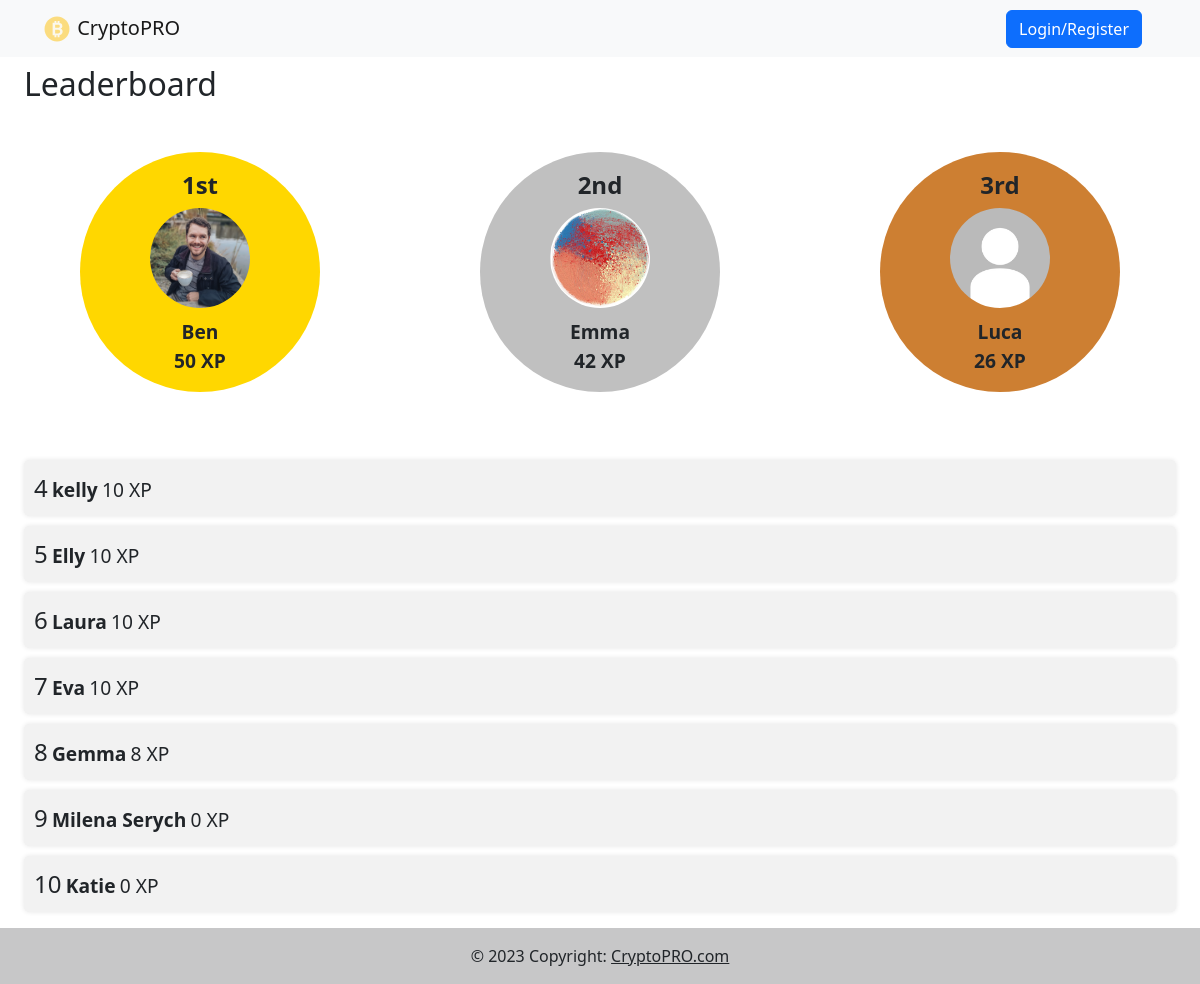
Page /results/leaderboard/ on the committed database.
### results/models.py (models this page shows, shortened)
class Leaderboard(models.Model):
    user = models.OneToOneField(User, on_delete=models.CASCADE)
    score_of_progress = models.IntegerField(default=0)

### users/models.py (models this page shows, shortened)
class Profile(models.Model):
    user = models.OneToOneField(User, on_delete=models.CASCADE, null=True, blank=True)
    name = models.CharField(max_length=200, blank=True, null=True)
    email = models.EmailField(max_length=500, blank=True, null=True)
    username = models.CharField(max_length=200, blank=True, null=True)
    profile_image = models.ImageField(null=True, blank=True, upload_to='profiles/', default="profiles/defaultprofile.jpeg")
    created = models.DateTimeField(auto_now_add=True)
    points_of_progress = models.IntegerField(default=0)
    current_module = models.CharField(max_length=200, blank=True, null=True)
    current_quiz = models.CharField(max_length=200, blank=True, null=True)
    modules_completed = models.IntegerField(default=0)
    id = models.UUIDField(default=uuid.uuid4, unique=True, primary_key=True, editable=False)

### results/views.py (the view)
# urls.py: path('leaderboard/', leaderboard, name='leaderboard'),
def leaderboard(request):
    leaderboard_data = Leaderboard.objects.order_by('-score_of_progress')[:10]
    return render(request, 'quizes/leaderboard.html', {'leaderboard_data': leaderboard_data})

### quizes/templates/quizes/leaderboard.html (shortened to what this page needs)
{% extends "main.html" %}
{% load static %}
{% block content %}
<h2 class="ml-4 mb-5 mt-2">Leaderboard</h2>
<div class="podium">
  <div class="podium-item  gold mb-5 {% if user.is_authenticated and leaderboard_data.0 and user == leaderboard_data.0.user %} highlighted {% endif %}">
    <span class="place">1st</span>
    {% if leaderboard_data.0 %}
      <img src="{{ leaderboard_data.0.user.profile.profile_image.url }}"alt="User1" class="profile-pic img-fluid">
      <span class="username">{{ leaderboard_data.0.user.profile.name }}</span>
      <span class="points">{{ leaderboard_data.0.user.profile.points_of_progress }} XP</span>
    {% endif %}
  </div>
  <div class="podium-item  silver mb-5 {% if user.is_authenticated and leaderboard_data.1 and user == leaderboard_data.1.user %} highlighted {% endif %}">
    <span class="place">2nd</span>
    {% if leaderboard_data.1 %}
      <img src="{{ leaderboard_data.1.user.profile.profile_image.url }}"alt="User2" class="profile-pic img-fluid">
      <span class="username">{{ leaderboard_data.1.user.profile.name }}</span>
      <span class="points">{{ leaderboard_data.1.user.profile.points_of_progress }} XP</span>
    {% endif %}
  </div>
  <div class="podium-item  bronze mb-5 {% if user.is_authenticated and leaderboard_data.2 and user == leaderboard_data.2.user %} highlighted {% endif %}">
    <span class="place">3rd</span>
    {% if leaderboard_data.2 %}
      <img src="{{ leaderboard_data.2.user.profile.profile_image.url }}"alt="User3" class="profile-pic img-fluid">
      <span class="username">{{ leaderboard_data.2.user.profile.name }}</span>
      <span class="points">{{ leaderboard_data.2.user.profile.points_of_progress }} XP</span>
    {% endif %}
  </div>
</div>
<ol class="leaderboard-list">
  {% for result in leaderboard_data|slice:"3:" %}
    <li class="leaderboard-item ml-4 mr-4 {% if user.is_authenticated and user == result.user %} highlighted-li {% endif %}">
      <span class="place">{{ forloop.counter0|add:"4" }}</span>
      <span class="username">{{ result.user.profile.name }}</span>
      <span class="points">{{ result.user.profile.points_of_progress }} XP</span>
    </li>
  {% endfor %}
</ol>
{% endblock content %}

### templates/main.html (shortened to what this page needs)
{% load django_bootstrap5 %}
<!DOCTYPE html>
{% load static %}
<html lang="en">
<head>
    <link rel="stylesheet" type="text/css" media="screen" href='{% static "styles/main.css" %}'>
    <link rel="stylesheet" href="https://maxcdn.bootstrapcdn.com/bootstrap/4.0.0/css/bootstrap.min.css">
    <link rel="stylesheet" href="https://use.fontawesome.com/releases/v5.0.13/css/all.css">
    <link href="https://cdn.jsdelivr.net/npm/bootstrap@5.3.0-alpha1/dist/css/bootstrap.min.css" rel="stylesheet">
    {% bootstrap_css %}
</head>
<body>
    {%  include 'navbar.html' %}
    {% block content %}
    {%  endblock content %}
    {% include 'footer.html' %}
</body>
</html>

### templates/navbar.html (shortened to what this page needs)
{% load static %}
<nav class="navbar navbar-expand-lg navbar-light bg-light">
  <div class="container">
    {% if request.user.is_authenticated %}
    <a class="navbar-brand me-2" href="{% url 'projects:projects' %}">
      <img
        src="{% static 'images/logo.svg'%}"
        height="30"
        alt="MDB Logo"
        loading="lazy"
        style="margin-top: -1px;"
      />
      CryptoPRO
    </a>
    {% else %}
      <span class="navbar-brand me-2">
          <img
              src="{% static 'images/logo.svg'%}"
              height="30"
              alt="MDB Logo"
              loading="lazy"
              style="margin-top: -1px; pointer-events: none; opacity: 0.5;"
          />
          CryptoPRO
      </span>
    {% endif %}
    <div class="collapse navbar-collapse" id="navbarButtonsExample">
      <div class="d-flex align-items-center">
        {% if request.user.is_authenticated %}
        <button type="button" class="btn btn-primary me-3">
          <a href="{% url 'logout' %}" class="custom-link">Logout</a>
        </button>
        {% else %}
        <button type="button" class="btn btn-primary me-3">
          <a href="{% url 'login' %}" class="custom-link">Login/Register</a>
        </button>
        {% endif %}
      </div>
    </div>
  </div>
</nav>

### templates/footer.html
<footer class="bg-light text-center text-lg-start">
    <div class="text-center p-3" style="background-color: rgba(0, 0, 0, 0.2);">
      © 2023 Copyright:
      <a class="text-dark" href="https://mdbootstrap.com/">CryptoPRO.com</a>
    </div>
</footer>

### templates/navbar.html (style rules this page uses)
.custom-link { color: white; text-decoration: none; }

### quizes/templates/quizes/leaderboard.html (style rules this page uses)
.podium { display: flex; justify-content: space-around; margin-bottom: 20px; }
.podium-item { width: 30vh; height: 30vh; border-radius: 50%; text-align: center; display: flex; flex-direction: column; align-items: center; justify-content: center; font-weight: bold; }
.gold { background-color: gold; }
.silver { background-color: silver; }
.bronze { background-color: #cd7f32; }
.place { font-size: 1.5em; margin-bottom: 5px; }
.leaderboard-list { list-style-type: none; padding: 0; }
.leaderboard-item { margin-bottom: 10px; margin-left: 10px; margin-right: 10 px; background-color: #f2f2f2; padding: 10px; border-radius: 5px; box-shadow: 0 0 5px rgba(0, 0, 0, 0.1); }
.username { font-size: 1.2em; font-weight: bold; }
.points { font-size: 1.2em; }
.profile-pic { width: 100px; height: 100px; object-fit: cover; border-radius: 50%; margin-bottom: 10px; }

### rows in the picture
Leaderboard: user.profile_image (picture), user.name "Ben", user.points_of_progress "50"
Leaderboard: user.profile_image (picture), user.name "Emma", user.points_of_progress "42"
Leaderboard: user.profile_image (placeholder picture), user.name "Luca", user.points_of_progress "26"
Leaderboard: user.profile.name "kelly", user.profile.points_of_progress "10"
Leaderboard: user.profile.name "Elly", user.profile.points_of_progress "10"
Leaderboard: user.profile.name "Laura", user.profile.points_of_progress "10"
Leaderboard: user.profile.name "Eva", user.profile.points_of_progress "10"
Leaderboard: user.profile.name "Gemma", user.profile.points_of_progress "8"
Leaderboard: user.profile.name "Milena Serych", user.profile.points_of_progress "0"
Leaderboard: user.profile.name "Katie", user.profile.points_of_progress "0"
